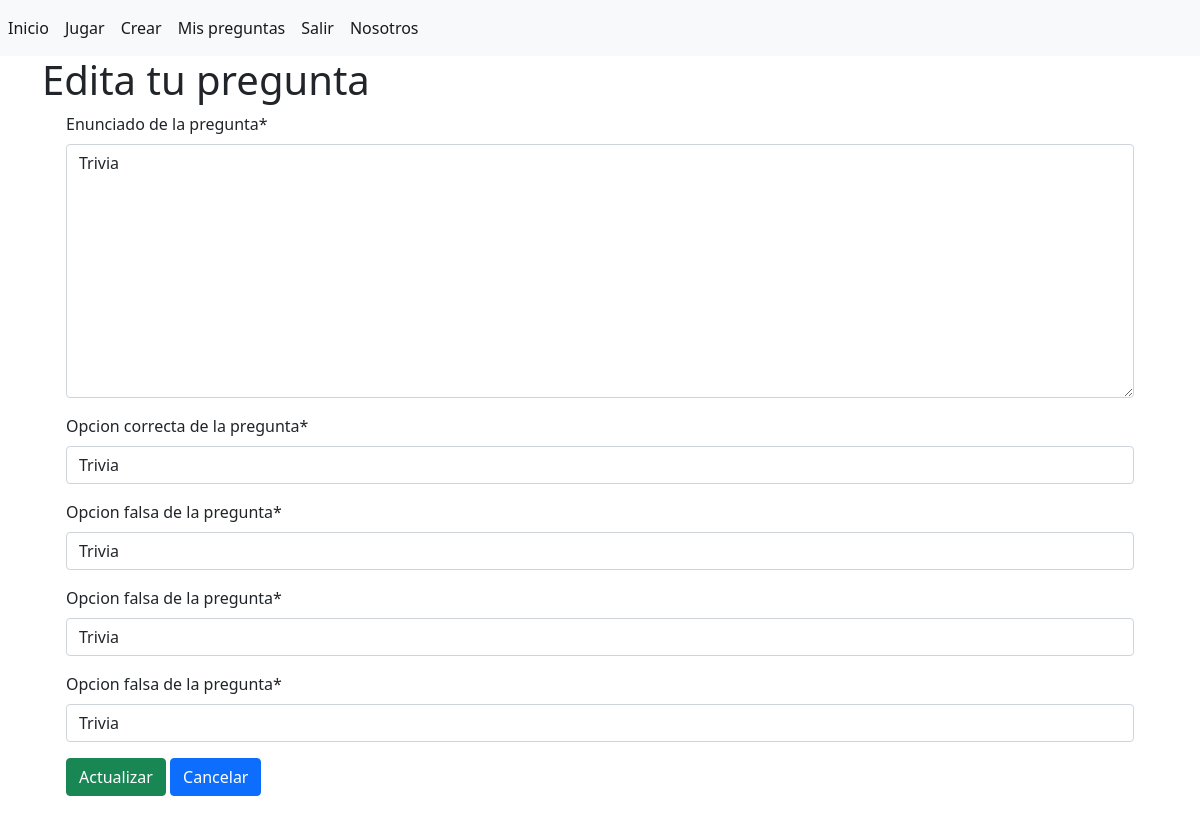
The app's page /pregunta/30/editar/ (signed in) with its own data.
### TGApp/models.py (models this page shows, shortened)
class Pregunta(models.Model):
    autor = models.ForeignKey(User, on_delete=models.CASCADE, null=True)
    trivia = models.ForeignKey(Trivia, on_delete=models.CASCADE, null=True)
    id = models.AutoField(primary_key=True)
    pregunta = models.TextField(verbose_name='Enunciado de la pregunta')
    opcionCorrecta = models.CharField(max_length=1000, verbose_name='Opcion correcta de la pregunta')
    opcion2 = models.CharField(max_length=1000, verbose_name='Opcion falsa de la pregunta')
    opcion3 = models.CharField(max_length=1000, verbose_name='Opcion falsa de la pregunta')
    opcion4 = models.CharField(max_length=1000, verbose_name='Opcion falsa de la pregunta',)

### TGApp/views.py (the view, shortened to what this page needs)
# urls.py: path('pregunta/<int:pk>/editar/', login_required(EditarPregunta.as_view()), name='EditarPregunta'),
class EditarPregunta(SuccessMessageMixin, UserPassesTestMixin, UpdateView):
    model = Pregunta
    template_name = 'TGApp/editarPregunta.html'
    fields = ["Trivia", "pregunta", "opcionCorrecta", "opcion2", "opcion3", "opcion4",]
    success_message = "¡Tu pregunta ha sido actualizada correctamente!"
    def test_func(self):
        Pregunta = self.get_object()
        if self.request.user == Pregunta.autor:
            return True
        return False

### TGApp/templates/TGApp/editarPregunta.html (shortened to what this page needs)
{% extends "base.html" %}
{% load crispy_forms_tags %}
{% block contenido %}
<h1> Edita tu pregunta </h1>
    <div class="container">
        <form method="POST">
          <fieldset>
                    {{ form|crispy }}
                        <button type="submit" class="btn btn-success">Actualizar</button>
                        <a name="" id="" class="btn btn-primary" href="{% url 'preguntas' %}" role="button">Cancelar</a>
          </fieldset>
          <br>
        </form>
    </div>
{% endblock %}

### records on screen
Pregunta: pregunta "Trivia", opcionCorrecta "Trivia", opcion2 "Trivia", opcion3 "Trivia", opcion4 "Trivia"
